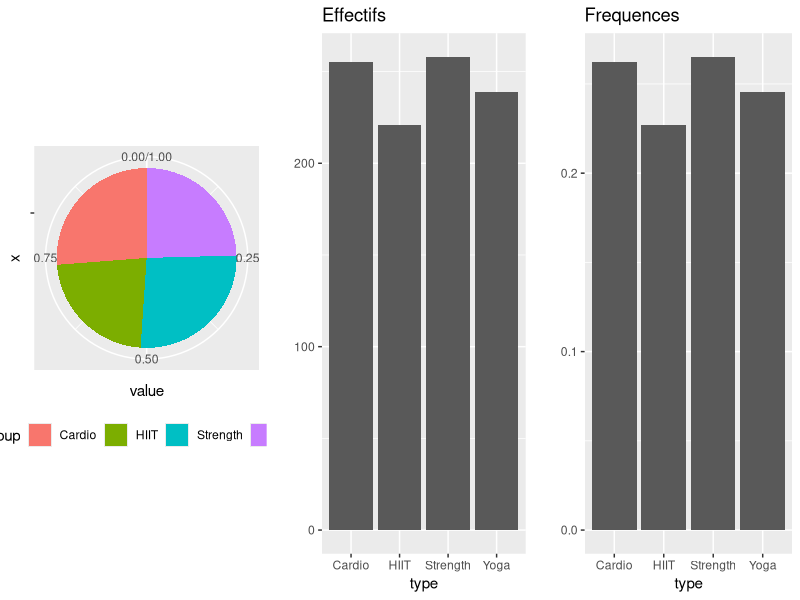

The R source for this figure:
library(corrplot)
library(tidyverse)
library(gridExtra)
library(reshape2)

# Stat descriptive

## récupération

data <- read.csv("DataGym-projet4modIA-2526.csv",
                 sep = " ")

head(data)

attributes(data)

str(data)

data$gender=as.factor(data$gender)
data$type=factor(data$type)
str(data)

summary(data)

## descriptif

summary(data$type)
EffType = as.vector(table(data$type))
EffType

Freq = EffType/length(data$type)
knitr::kable(data.frame(modalite=levels(data$type),
                        Eff=EffType,
                        Freq=Freq), 
             caption = 'Description de la variable Type',
             booktabs = TRUE,
             digits=3)

EffGender=as.vector(table(data$gender))
FreqGender= data.frame(Eff = EffGender, 
                     Freq = EffGender/length(data$gender))
rownames(FreqGender)=levels(data$gender)
knitr::kable(FreqGender, caption = 'Description de la variable Gender',booktabs = TRUE,digits=3)

g1<-ggplot(data, aes(x=type))+ 
  geom_bar()+ylab("")+
  ggtitle("Effectifs")
g2<-ggplot(data, aes(x = type)) +  
  geom_bar(aes(y = (..count..)/sum(..count..)))+
  ylab("")+ggtitle("Frequences")
quan <- as.vector(table(data$type)/nrow(data))
df <- data.frame(group = levels(data$type),value = quan)
g3<-ggplot(df, aes(x="", y=value, fill=group))+
  geom_bar(width = 1, stat = "identity")+ 
  coord_polar("y", start=0)+ 
  theme(legend.position="bottom")
grid.arrange(g3,g1,g2,ncol=3)
